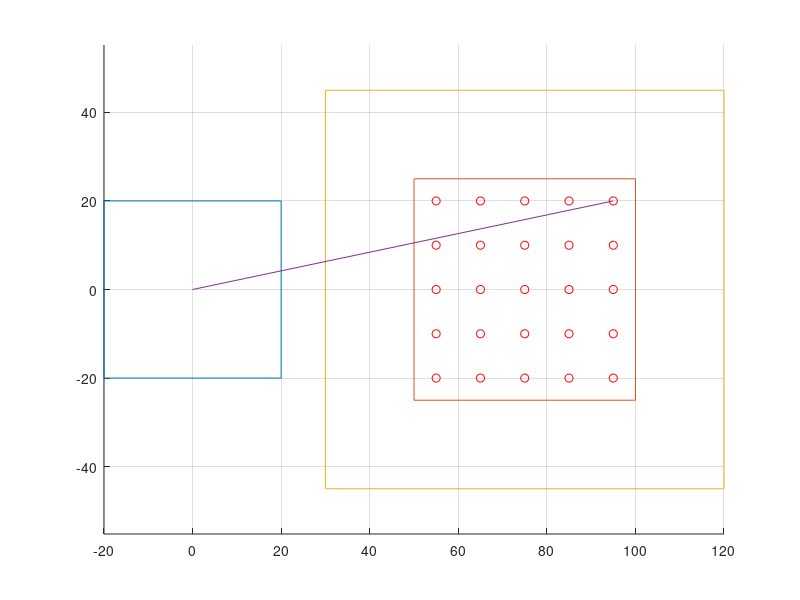

Here is the MATLAB script that generated this plot:
% -----------------------------------
% TSAE Robot Competation: Step 1
% AE KMITL
% -----------------------------------
clc; clear; close all; format compact

% Basic Geometry
w  = 40;  h  = 40;
a  = 10;  b  = 20;  c = 20; 
W  = 50;  H  = 50;
Nx =  5;  Ny =  5;
px = W/Nx; py = H/Ny;

% Sketch base, table and frame 
base = [-w/2 -h/2;
         w/2 -h/2;
         w/2  h/2;
        -w/2  h/2;
        -w/2 -h/2];

table = [0 -H/2;
         W -H/2;
         W  H/2;
         0  H/2;
         0 -H/2] + [w/2+a+b 0];

frame = [ -b -H/2-c;
         W+b -H/2-c;
         W+b  H/2+c;
          -b  H/2+c;
          -b -H/2-c] + [w/2+a+b 0];

figure; hold on; grid on; axis equal; 
plot(base(:,1),base(:,2))
plot(table(:,1),table(:,2))
plot(frame(:,1),frame(:,2))

for j = 1:Ny
    for i = 1:Nx
        xPos = (2*i -1)*px/2  + w/2 + a + b;
        yPos = (2*j - Ny - 1)*py/2;
        plot(xPos, yPos, 'ro'); 
    end
end

X = input('X: ');
Y = input('Y: ');

x = (2*X -1)*px/2 + w/2 + a + b;
y = (2*Y - Ny - 1)*py/2;
R = sqrt(x^2 + y^2)
phi1 = atan2d(y,x);
theta1 = phi1+90

arm = [0 0;
       x y];
plot(arm(:,1),arm(:,2))
